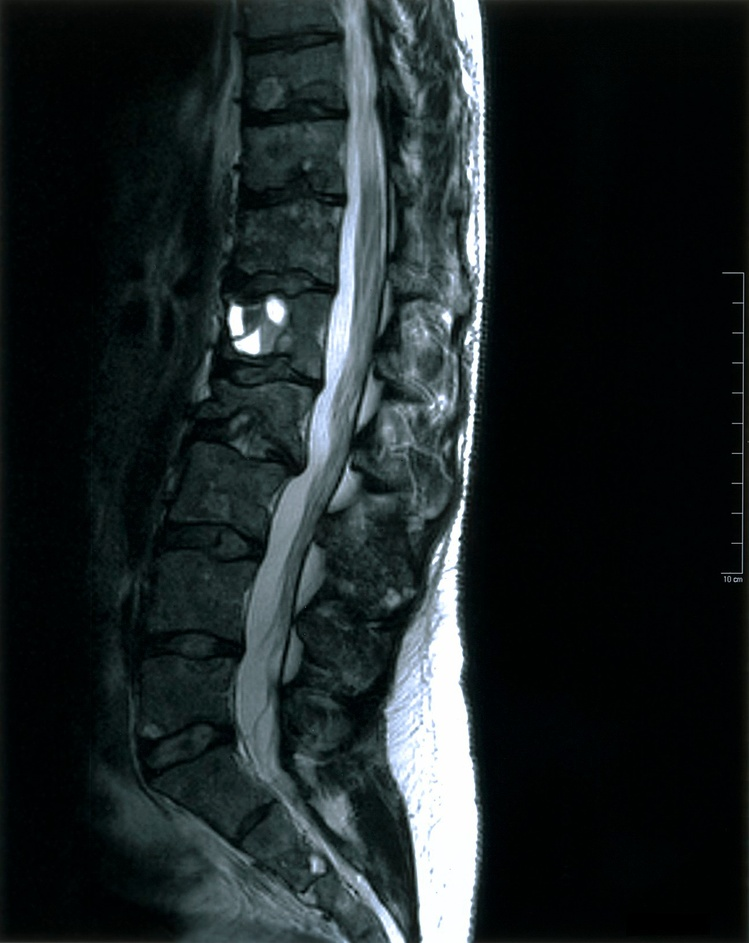
%> input picture DCT/results/originalimage.jpg, 749 x 943 px, shrunk from 1296 x 1632 before the run
$ octave dct2BLCcompVER2main.m   (GNU Octave 9; MATLAB toolbox functions it lacks are replaced by stand-ins)
%> lines starting %> are read from the running program, lines starting %| are printed output that depends on the picture
clear all;
clc;
I = double(imread('originalimage.jpg'));
%RGB image
R = I(:, :, 1);
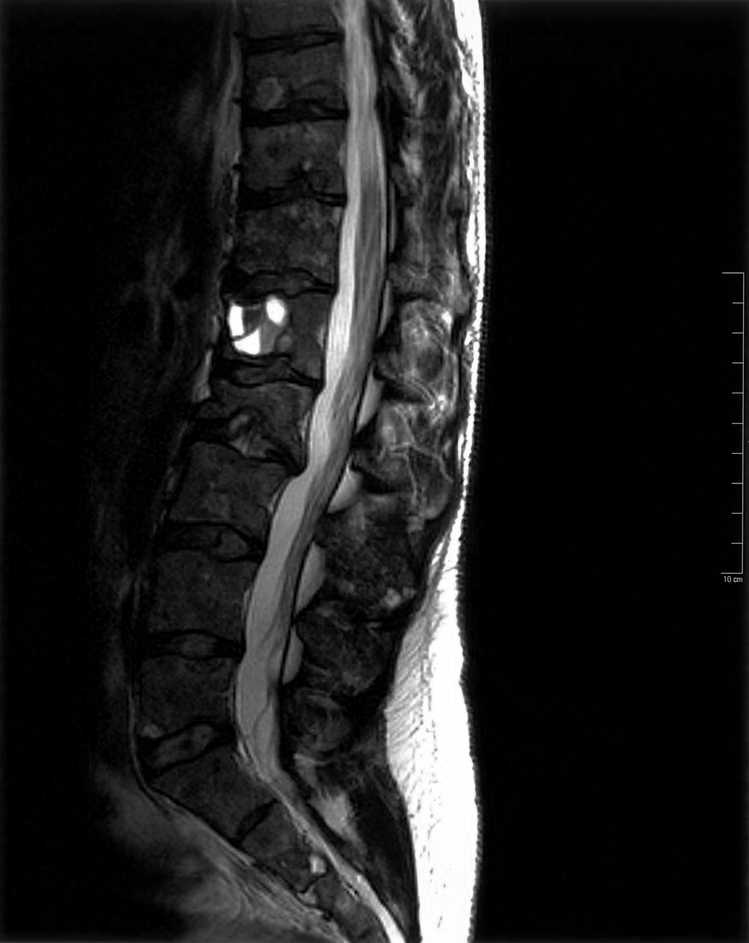
%> R: size 943x749 double; min 0, max 255, mean 29.5
G = I(:, :, 2);
B = I(:, :, 3);
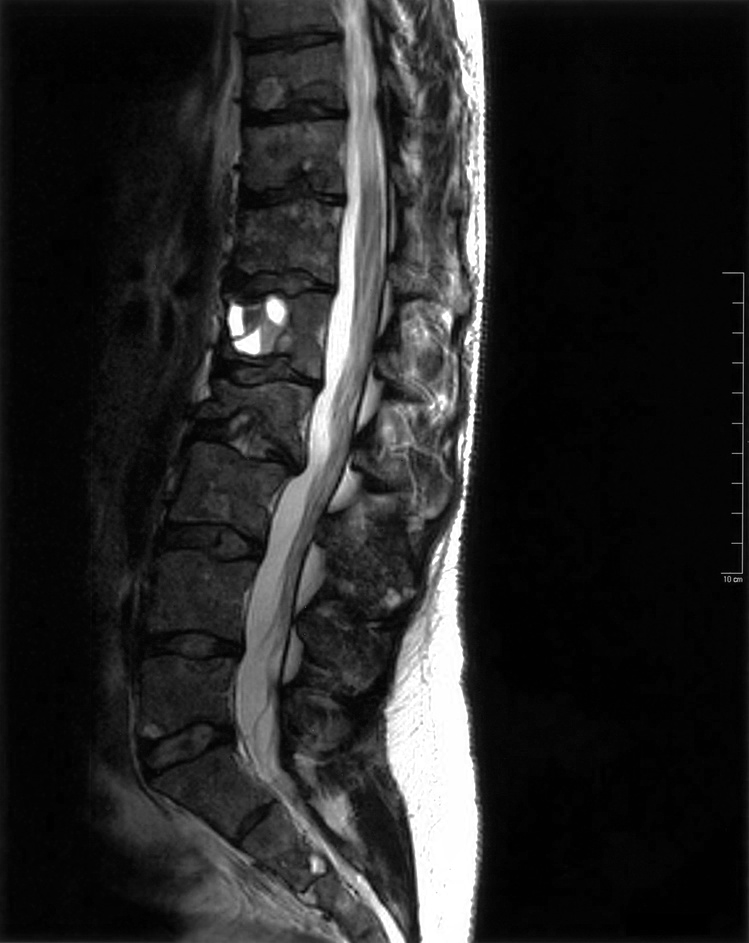
%> B: size 943x749 double; min 0, max 255, mean 38.3

mag = input('Enter magnitude that set to the zero in DCT matric:');
%> the answer given: 3

dct = @(block_struct) dct2(block_struct.data);
BR = blockproc(R,[8 8],dct);
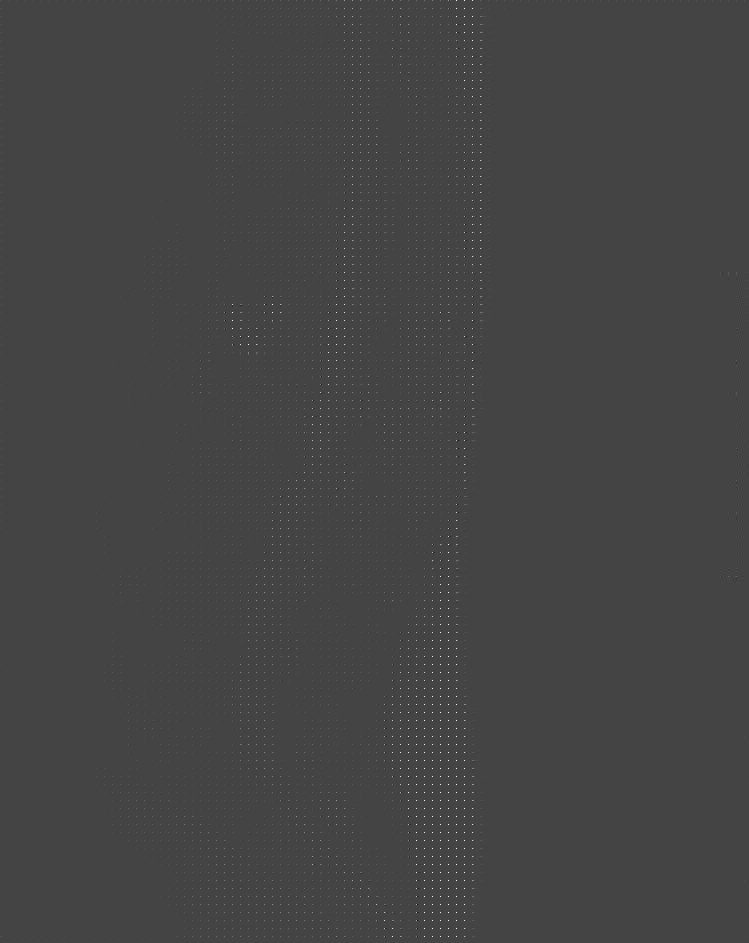
%> BR: size 943x749 double; min -748.5, max 2034.6, mean 3.7; drawn with min black and max white
%> (the run ends here)

$ run again, with DCT/results/DCT1.jpg copied over DCT/results/originalimage.jpg
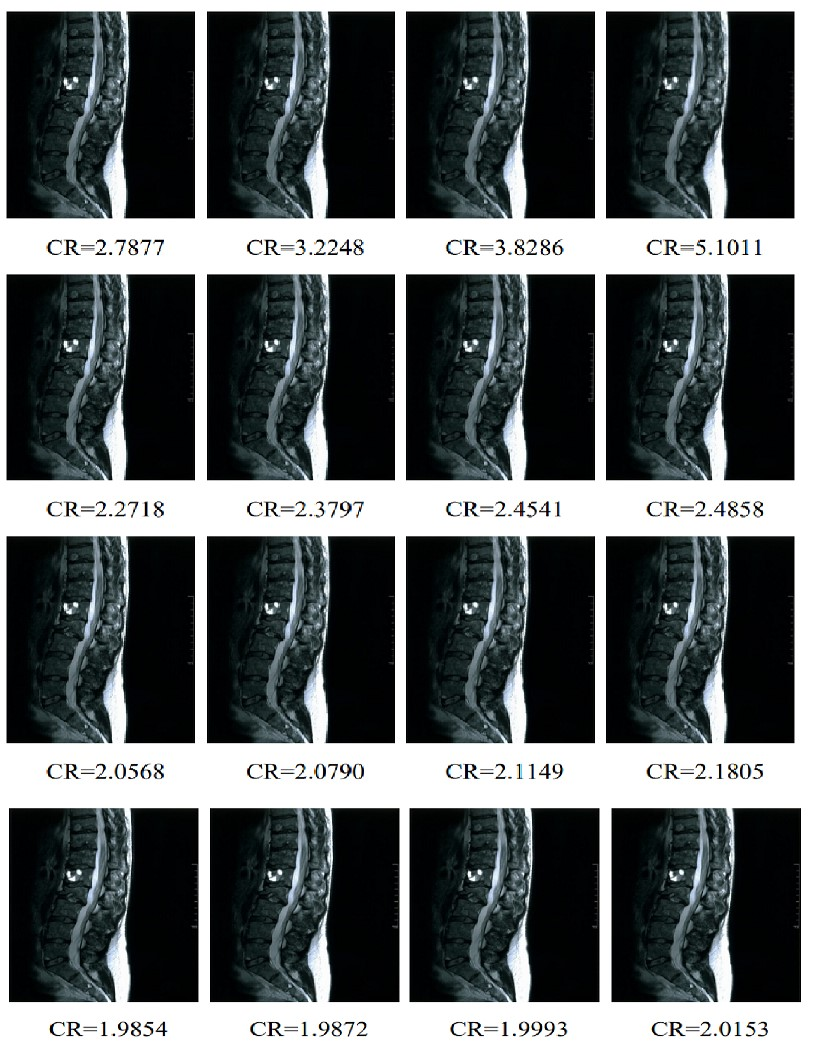
%> input picture DCT/results/DCT1.jpg, 815 x 1052 px
%> `R = I(:, :, 1);`:
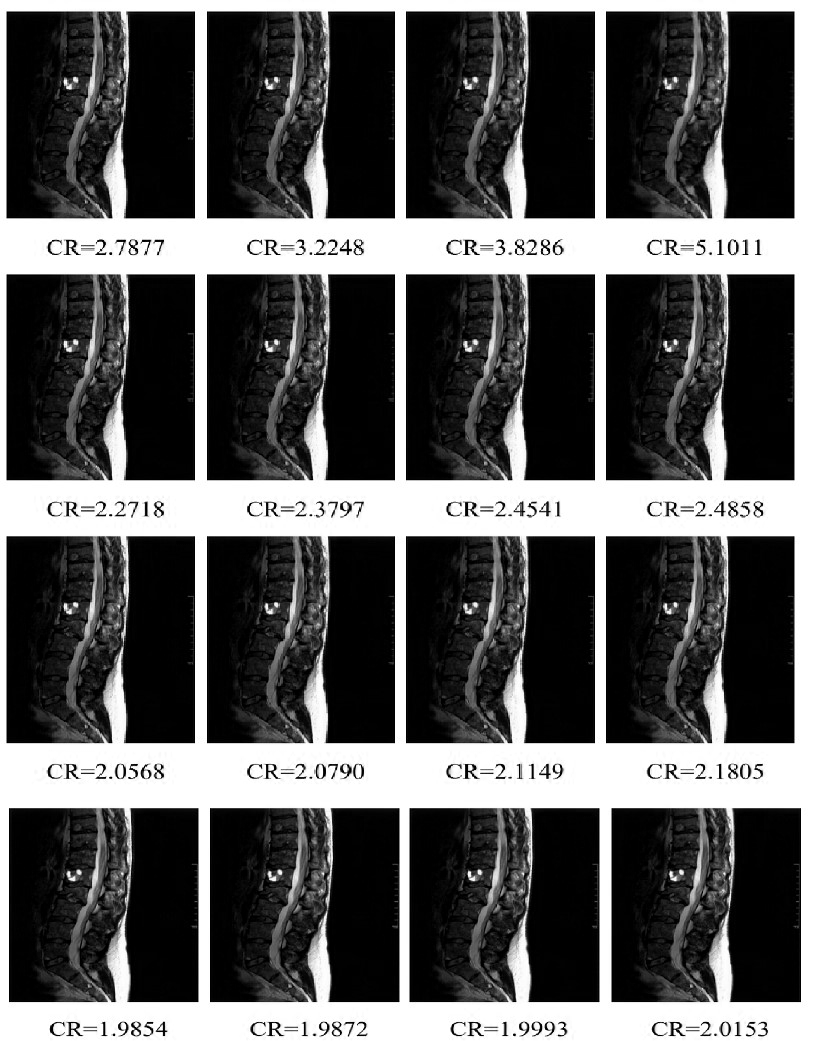
%> R: size 1052x815 double; min 0, max 255, mean 90.1
%> `B = I(:, :, 3);`:
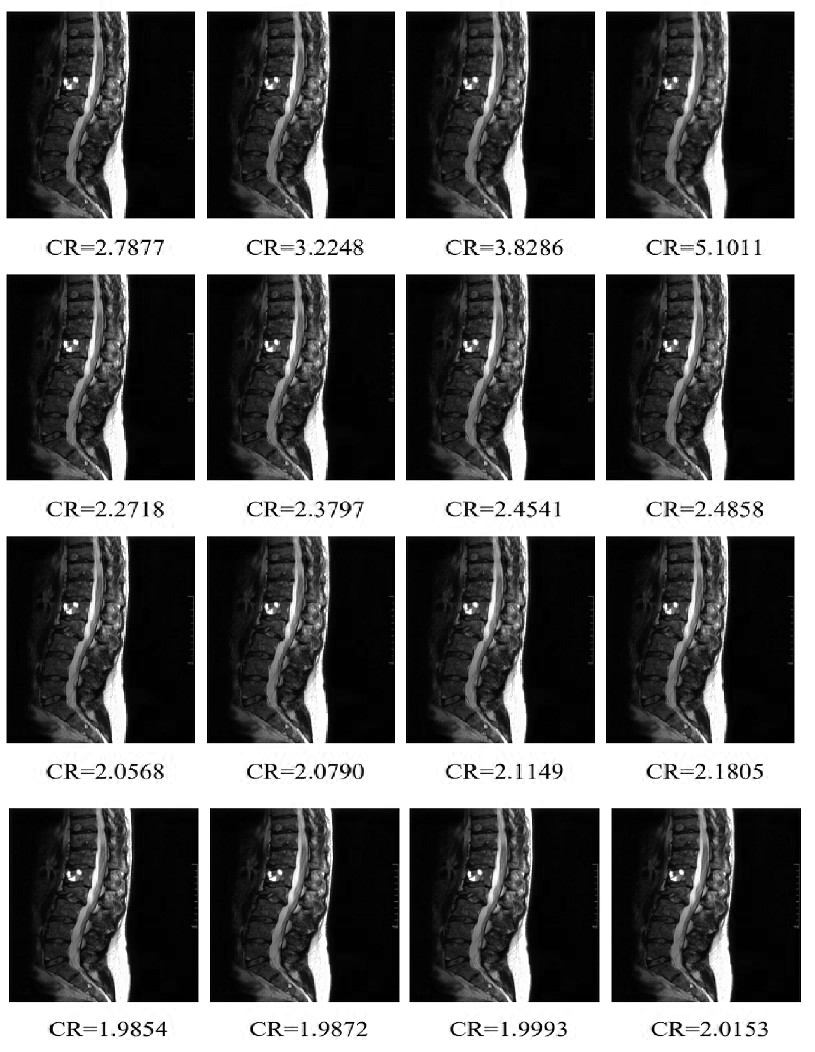
%> B: size 1052x815 double; min 0, max 255, mean 96.1
